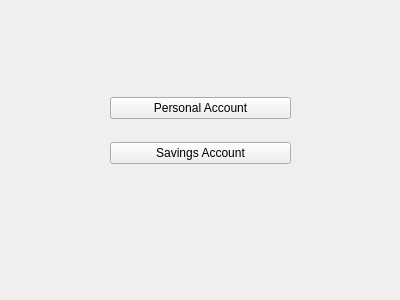
<?xml version="1.0" encoding="UTF-8"?>
<ui version="4.0">
 <class>UserWindow</class>
 <widget class="QWidget" name="UserWindow">
  <property name="geometry">
   <rect>
    <x>0</x>
    <y>0</y>
    <width>400</width>
    <height>300</height>
   </rect>
  </property>
  <property name="windowTitle">
   <string>Account choice</string>
  </property>
  <widget class="QWidget" name="layoutWidget">
   <property name="geometry">
    <rect>
     <x>110</x>
     <y>80</y>
     <width>181</width>
     <height>101</height>
    </rect>
   </property>
   <layout class="QVBoxLayout" name="verticalLayout_2">
    <item>
     <widget class="QPushButton" name="personalButton">
      <property name="text">
       <string>Personal Account</string>
      </property>
     </widget>
    </item>
    <item>
     <widget class="QPushButton" name="savingsButton">
      <property name="text">
       <string>Savings Account</string>
      </property>
     </widget>
    </item>
   </layout>
  </widget>
 </widget>
 <resources/>
 <connections/>
</ui>
